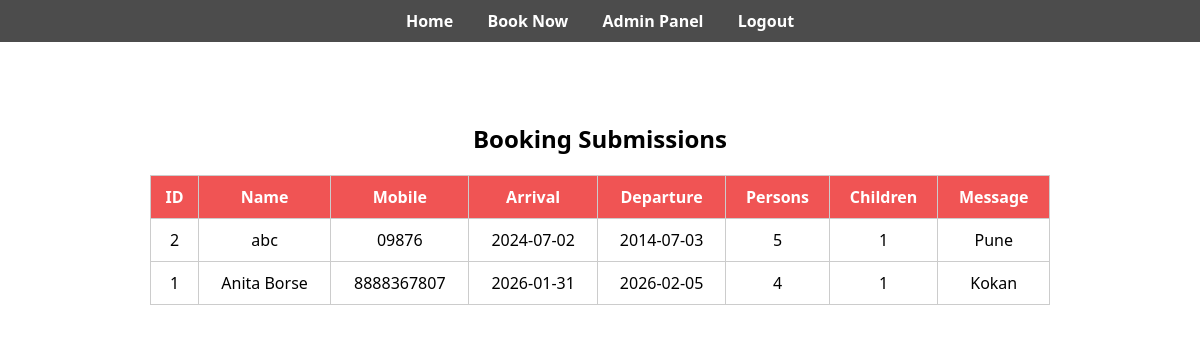
/admin (signed in), run on the app's committed database.
### tables this page shows
CREATE TABLE bookings (
            id INTEGER PRIMARY KEY AUTOINCREMENT,
            name TEXT,
            mobile TEXT,
            arrival TEXT,
            departure TEXT,
            persons INTEGER,
            children INTEGER,
            message TEXT
        );

### app.py (the view)
@app.route('/admin')
def admin():
    if not session.get('admin'):
        return redirect('/login')
    conn = sqlite3.connect('tours.db')
    c = conn.cursor()
    c.execute('SELECT * FROM bookings ORDER BY id DESC')
    bookings = c.fetchall()
    conn.close()
    return render_template('admin.html', bookings=bookings)

### templates/admin.html (shortened to what this page needs)
<!DOCTYPE html>
<html lang="en">
<head>
  <link rel="stylesheet" href="{{ url_for('static', filename='style.css') }}">
</head>
<body>
  <header>
    <nav>
      <a href="/">Home</a>
      <a href="/book">Book Now</a>
      <a href="/admin">Admin Panel</a>
      <a href="/logout">Logout</a>
    </nav>
  </header>
  <div class="table-container">
    <h2>Booking Submissions</h2>
    <table>
      <thead>
        <tr>
          <th>ID</th>
          <th>Name</th>
          <th>Mobile</th>
          <th>Arrival</th>
          <th>Departure</th>
          <th>Persons</th>
          <th>Children</th>
          <th>Message</th>
        </tr>
      </thead>
      <tbody>
        {% for row in bookings %}
        <tr>
          <td>{{ row[0] }}</td>
          <td>{{ row[1] }}</td>
          <td>{{ row[2] }}</td>
          <td>{{ row[3] }}</td>
          <td>{{ row[4] }}</td>
          <td>{{ row[5] }}</td>
          <td>{{ row[6] }}</td>
          <td>{{ row[7] }}</td>
        </tr>
        {% endfor %}
      </tbody>
    </table>
  </div>
</body>
</html>

### static/style.css (style rules this page uses)
body { margin: 0; font-family: 'Segoe UI', sans-serif; color: #fff; }
header { background: rgba(0, 0, 0, 0.7); padding: 10px; text-align: center; }
nav a { color: #fff; margin: 0 15px; text-decoration: none; font-weight: bold; }
h2 { text-align: center; margin-bottom: 20px; }

### templates/admin.html (style rules this page uses)
.table-container { background: white; color: black; padding: 20px; margin: 40px auto; max-width: 900px; border-radius: 10px; }
table { width: 100%; border-collapse: collapse; margin-top: 15px; }
th, td { padding: 10px; border: 1px solid #ccc; text-align: center; }
th { background: #f05454; color: white; }

### data on the page
bookings: id "2", name "abc", mobile "09876", arrival "2024-07-02", departure "2014-07-03", persons "5", children "1", message "Pune"
bookings: id "1", name "Anita Borse", mobile "8888367807", arrival "2026-01-31", departure "2026-02-05", persons "4", children "1", message "Kokan"
